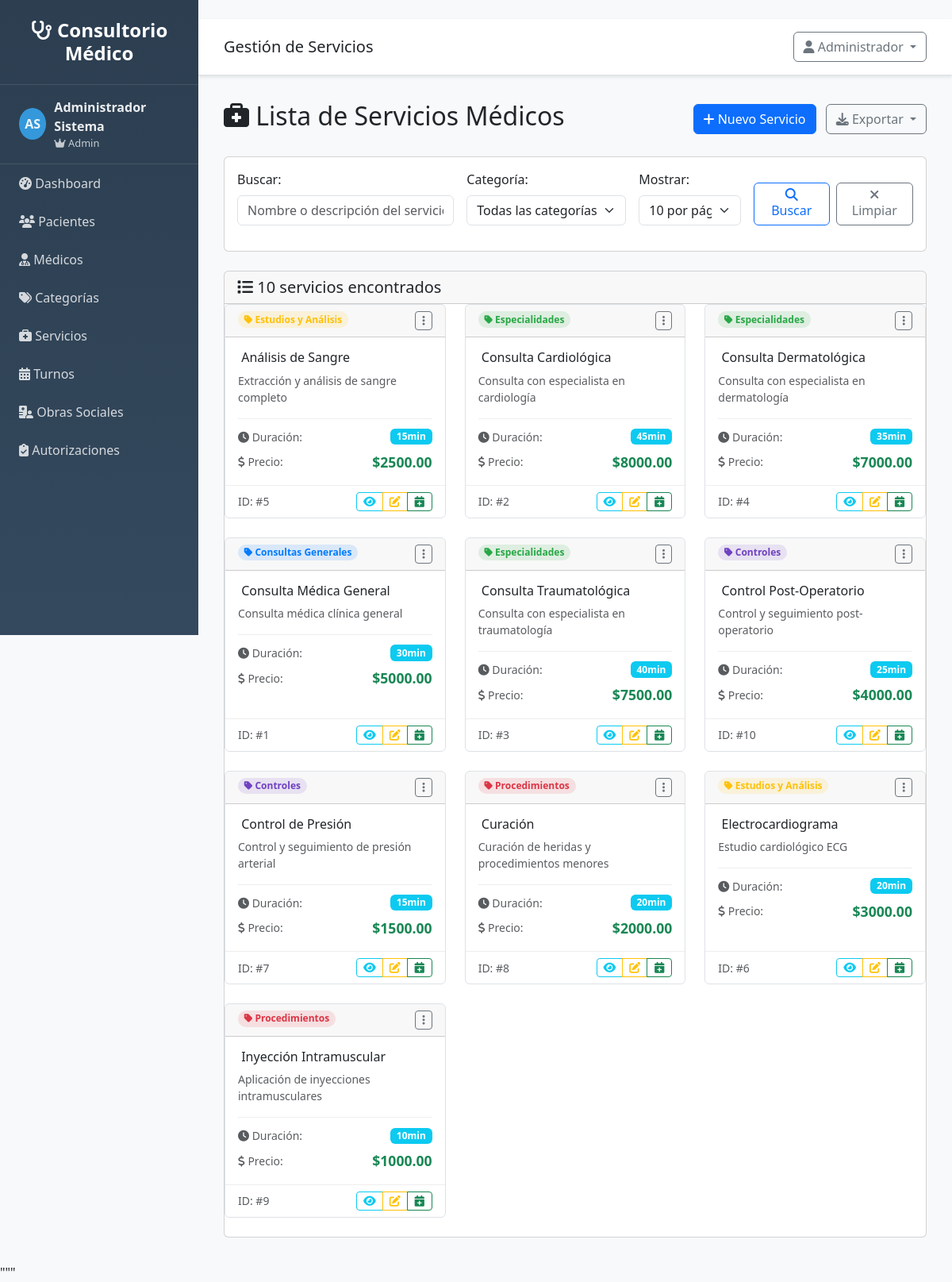
The page /servicios/ (signed in) on the database its author committed.
### src/models/usuario.py (models this page shows, shortened)
class Usuario(UserMixin, db.Model):
    __tablename__ = 'usuarios'
    __table_args__ = {'extend_existing': True}
    id = db.Column(db.Integer, primary_key=True)
    username = db.Column(db.String(80), unique=True, nullable=False)
    email = db.Column(db.String(120), unique=True, nullable=False)
    password_hash = db.Column(db.String(255), nullable=False)
    nombre = db.Column(db.String(100), nullable=False)
    apellido = db.Column(db.String(100), nullable=False)
    rol = db.Column(db.String(20), default='usuario')
    activo = db.Column(db.Boolean, default=True)
    ultimo_login = db.Column(db.DateTime)
    fecha_creacion = db.Column(db.DateTime, default=datetime.utcnow)
    @property
    def nombre_completo(self):
        return f"{self.nombre} {self.apellido}"
    def is_admin(self):
        return self.rol == 'admin'

### src/models/servicio.py (models this page shows, shortened)
class Servicio(db.Model):
    __tablename__ = 'servicios'
    __table_args__ = {'extend_existing': True}
    id = db.Column(db.Integer, primary_key=True)
    nombre = db.Column(db.String(100), nullable=False)
    descripcion = db.Column(db.Text, nullable=True)
    precio = db.Column(db.Numeric(10, 2), nullable=False, default=0.00)
    duracion = db.Column(db.Integer, nullable=False, default=60)  # duración en minutos
    activo = db.Column(db.Boolean, default=True)
    fecha_creacion = db.Column(db.DateTime, default=datetime.utcnow)
    categoria_id = db.Column(db.Integer, db.ForeignKey('categorias.id'), nullable=True)
    turnos = db.relationship('Turno', backref='servicio', lazy=True)

### src/models/categoria.py (models this page shows, shortened)
class Categoria(db.Model):
    __tablename__ = 'categorias'
    __table_args__ = {'extend_existing': True}
    id = db.Column(db.Integer, primary_key=True)
    nombre = db.Column(db.String(100), nullable=False, unique=True)
    descripcion = db.Column(db.Text, nullable=True)
    color = db.Column(db.String(7), default='#007bff')  # Color hexadecimal
    activo = db.Column(db.Boolean, default=True)
    fecha_creacion = db.Column(db.DateTime, default=datetime.utcnow)
    servicios = db.relationship('Servicio', backref='categoria', lazy=True)

### src/routes/servicios.py (the view)
@servicios_bp.route('/')
@login_required
def listar():
    page = request.args.get('page', 1, type=int)
    per_page = request.args.get('per_page', 10, type=int)
    search = request.args.get('search', '', type=str)
    categoria_id = request.args.get('categoria_id', type=int)
    servicios = ServicioService.get_paginated_servicios(page, per_page, search, categoria_id)
    categorias = CategoriaService.get_all_categorias()
    return render_template('servicios/listar.html',
                         servicios=servicios,
                         categorias=categorias,
                         search=search,
                         categoria_id=categoria_id)

### templates/servicios/listar.html (shortened to what this page needs)
{% extends "base.html" %}
{% block page_title %}Gestión de Servicios{% endblock %}
{% block content %}
<div class="d-flex justify-content-between align-items-center mb-4">
    <h2>
        <i class="fas fa-briefcase-medical"></i> Lista de Servicios Médicos
    </h2>
    <div>
        <a href="{{ url_for('servicios.nuevo') }}" class="btn btn-primary">
            <i class="fas fa-plus"></i> Nuevo Servicio
        </a>
        <div class="btn-group ms-2">
            <button type="button" class="btn btn-outline-secondary dropdown-toggle" data-bs-toggle="dropdown">
                <i class="fas fa-download"></i> Exportar
            </button>
        </div>
    </div>
</div>
<div class="card mb-4">
    <div class="card-body">
        <form method="GET" class="row g-3">
            <div class="col-md-4">
                <label for="search" class="form-label">Buscar:</label>
                <input type="text" class="form-control" id="search" name="search"
                       value="{{ search }}" placeholder="Nombre o descripción del servicio...">
            </div>
            <div class="col-md-3">
                <label for="categoria_id" class="form-label">Categoría:</label>
                <select class="form-select" id="categoria_id" name="categoria_id">
                    <option value="">Todas las categorías</option>
                </select>
            </div>
            <div class="col-md-2">
                <label for="per_page" class="form-label">Mostrar:</label>
                <select class="form-select" id="per_page" name="per_page">
                    <option value="10" {% if request.args.get('per_page', '10') == '10' %}selected{% endif %}>10 por página</option>
                </select>
            </div>
            <div class="col-md-3 d-flex align-items-end">
                <button type="submit" class="btn btn-outline-primary me-2">
                    <i class="fas fa-search"></i> Buscar
                </button>
                <a href="{{ url_for('servicios.listar') }}" class="btn btn-outline-secondary">
                    <i class="fas fa-times"></i> Limpiar
                </a>
            </div>
        </form>
    </div>
</div>
<div class="card">
    <div class="card-header">
        <h5 class="card-title mb-0">
            <i class="fas fa-list"></i>
            {% if servicios and servicios.items %}
                {{ servicios.total }} servicio{{ 's' if servicios.total != 1 else '' }} encontrado{{ 's' if servicios.total != 1 else '' }}
            {% else %}
                No hay servicios
            {% endif %}
        </h5>
    </div>
    <div class="card-body p-0">
        {% if servicios and servicios.items %}
            <div class="row">
                {% for servicio in servicios.items %}
                <div class="col-md-6 col-lg-4 mb-4">
                    <div class="card service-card h-100">
                        <div class="card-header d-flex justify-content-between align-items-start">
                            <div>
                                {% if servicio.categoria %}
                                    <span class="badge category-badge" style="background-color: {{ servicio.categoria.color }}20; color: {{ servicio.categoria.color }};">
                                        <i class="fas fa-tag"></i> {{ servicio.categoria.nombre }}
                                    </span>
                                {% else %}
                                    <span class="badge bg-secondary">
                                        <i class="fas fa-tag"></i> Sin categoría
                                    </span>
                                {% endif %}
                            </div>
                            <div class="dropdown">
                                <button class="btn btn-sm btn-outline-secondary" type="button" data-bs-toggle="dropdown">
                                    <i class="fas fa-ellipsis-v"></i>
                                </button>
                            </div>
                        </div>
                        <div class="card-body">
                            <h6 class="card-title">
                                {{ servicio.nombre }}
                            </h6>
                            {% if servicio.descripcion %}
                                <p class="card-text text-muted small">
                                    {{ servicio.descripcion[:100] }}{% if servicio.descripcion|length > 100 %}...{% endif %}
                                </p>
                            {% endif %}
                            <div class="service-details mt-3">
                                <div class="d-flex justify-content-between align-items-center mb-2">
                                    <span class="text-muted small">
                                        <i class="fas fa-clock"></i> Duración:
                                    </span>
                                    <span class="badge bg-info">{{ servicio.duracion }}min</span>
                                </div>
                                <div class="d-flex justify-content-between align-items-center">
                                    <span class="text-muted small">
                                        <i class="fas fa-dollar-sign"></i> Precio:
                                    </span>
                                    <span class="price-tag">${{ "%.2f"|format(servicio.precio) }}</span>
                                </div>
                            </div>
                        </div>
                        <div class="card-footer bg-transparent">
                            <div class="d-flex justify-content-between align-items-center">
                                <small class="text-muted">
                                    ID: #{{ servicio.id }}
                                </small>
                                <div class="btn-group btn-group-sm">
                                    <a href="{{ url_for('servicios.detalle', id=servicio.id) }}"
                                       class="btn btn-outline-info" title="Ver detalle">
                                        <i class="fas fa-eye"></i>
                                    </a>
                                    <a href="{{ url_for('servicios.editar', id=servicio.id) }}"
                                       class="btn btn-outline-warning" title="Editar">
                                        <i class="fas fa-edit"></i>
                                    </a>
                                    <a href="{{ url_for('turnos.nuevo') }}?servicio_id={{ servicio.id }}"
                                       class="btn btn-outline-success" title="Programar turno">
                                        <i class="fas fa-calendar-plus"></i>
                                    </a>
                                </div>
                            </div>
                        </div>
                    </div>
                </div>
                {% endfor %}
            </div>
        {% endif %}
    </div>
</div>
{% endblock %}

### templates/base.html (shortened to what this page needs)
<!DOCTYPE html>
<html lang="es">
<head>
    <link href="https://cdn.jsdelivr.net/npm/bootstrap@5.3.0/dist/css/bootstrap.min.css" rel="stylesheet">
    <link href="https://cdnjs.cloudflare.com/ajax/libs/font-awesome/6.4.0/css/all.min.css" rel="stylesheet">
</head>
<body>
    <nav class="sidebar" id="sidebar">
        <div class="logo">
            <h4><i class="fas fa-stethoscope"></i> Consultorio Médico</h4>
        </div>
        {% if current_user and current_user.is_authenticated %}
        <div class="user-info">
            <div class="user-avatar">
                {{ current_user.nombre[0] if current_user.nombre else 'U' }}{{ current_user.apellido[0] if current_user.apellido else 'S' }}
            </div>
            <div>
                <div class="fw-bold">{{ current_user.nombre_completo if current_user.nombre_completo else 'Usuario' }}</div>
                <div style="font-size: 0.8em; opacity: 0.8;">
                    {% if current_user.is_admin and current_user.is_admin() %}
                        <i class="fas fa-crown"></i> Admin
                    {% elif current_user.is_medico and current_user.is_medico() %}
                        <i class="fas fa-user-md"></i> Médico
                    {% else %}
                        <i class="fas fa-user"></i> Usuario
                    {% endif %}
                </div>
            </div>
        </div>
        {% endif %}
        <ul class="nav flex-column">
            <li class="nav-item">
                <a class="nav-link" href="{{ url_for('main.index') }}">
                    <i class="fas fa-tachometer-alt"></i> Dashboard
            </a>
        </li>
            {% if current_user and current_user.is_authenticated %}
            <li class="nav-item">
                <a class="nav-link" href="{{ url_for('clientes.listar') if url_for else '#' }}">
                    <i class="fas fa-users"></i> Pacientes
                </a>
            </li>
            <li class="nav-item">
                <a class="nav-link" href="{{ url_for('profesionales.listar') if url_for else '#' }}">
                    <i class="fas fa-user-md"></i> Médicos
                </a>
            </li>
            <li class="nav-item">
                <a class="nav-link" href="{{ url_for('categorias.listar') if url_for else '#' }}">
                    <i class="fas fa-tags"></i> Categorías
                </a>
            </li>
            <li class="nav-item">
                <a class="nav-link" href="{{ url_for('servicios.listar') if url_for else '#' }}">
                    <i class="fas fa-briefcase-medical"></i> Servicios
                </a>
            </li>
            <li class="nav-item">
                <a class="nav-link" href="{{ url_for('turnos.listar') if url_for else '#' }}">
                    <i class="fas fa-calendar-alt"></i> Turnos
                </a>
            </li>
            <li class="nav-item">
                <a class="nav-link" href="{{ url_for('obras_sociales.listar') if url_for else '#' }}">
                    <i class="fas fa-hospital-user"></i> Obras Sociales
                </a>
            </li>
            <li class="nav-item">
                <a class="nav-link" href="{{ url_for('autorizaciones.listar') if url_for else '#' }}">
                    <i class="fas fa-clipboard-check"></i> Autorizaciones
                </a>
            </li>
            {% endif %}
        </ul>
    </nav>
    <div class="main-content">
        <div class="top-navbar d-flex justify-content-between align-items-center">
            <div>
                <h5 class="mb-0">{% block page_title %}Sistema de Gestión{% endblock %}</h5>
            </div>
            <div class="dropdown">
                <button class="btn btn-outline-secondary dropdown-toggle" type="button" data-bs-toggle="dropdown">
                    <i class="fas fa-user"></i>
                    {% if current_user and current_user.is_authenticated %}
                        {{ current_user.nombre if current_user.nombre else 'Usuario' }}
                    {% else %}
                        Invitado
                    {% endif %}
                </button>
            </div>
        </div>
        <div class="content-wrapper">
            {% block content %}{% endblock %}
        </div>
    </div>
</body>
</html>

### rows shown on the page
Usuario: nombre "A", apellido "S", nombre+apellido "Administrador Sistema", nombre "Administrador"
Servicio: categoria.nombre "Estudios y Análisis", nombre "Análisis de Sangre", descripcion "Extracción y análisis de sangre completo", duracion "15", precio "2500.00", id "5"
Servicio: categoria.nombre "Especialidades", nombre "Consulta Cardiológica", descripcion "Consulta con especialista en cardiología", duracion "45", precio "8000.00", id "2"
Servicio: categoria.nombre "Especialidades", nombre "Consulta Dermatológica", descripcion "Consulta con especialista en dermatología", duracion "35", precio "7000.00", id "4"
Servicio: categoria.nombre "Consultas Generales", nombre "Consulta Médica General", descripcion "Consulta médica clínica general", duracion "30", precio "5000.00", id "1"
Servicio: categoria.nombre "Especialidades", nombre "Consulta Traumatológica", descripcion "Consulta con especialista en traumatología", duracion "40", precio "7500.00", id "3"
Servicio: categoria.nombre "Controles", nombre "Control Post-Operatorio", descripcion "Control y seguimiento post-operatorio", duracion "25", precio "4000.00", id "10"
Servicio: categoria.nombre "Controles", nombre "Control de Presión", descripcion "Control y seguimiento de presión arterial", duracion "15", precio "1500.00", id "7"
Servicio: categoria.nombre "Procedimientos", nombre "Curación", descripcion "Curación de heridas y procedimientos menores", duracion "20", precio "2000.00", id "8"
Servicio: categoria.nombre "Estudios y Análisis", nombre "Electrocardiograma", descripcion "Estudio cardiológico ECG", duracion "20", precio "3000.00", id "6"
Servicio: categoria.nombre "Procedimientos", nombre "Inyección Intramuscular", descripcion "Aplicación de inyecciones intramusculares", duracion "10", precio "1000.00", id "9"

### other values the page prints
{{ servicios.total }} "10"
{{ 's' if servicios.total != 1 else '' }} "s"
